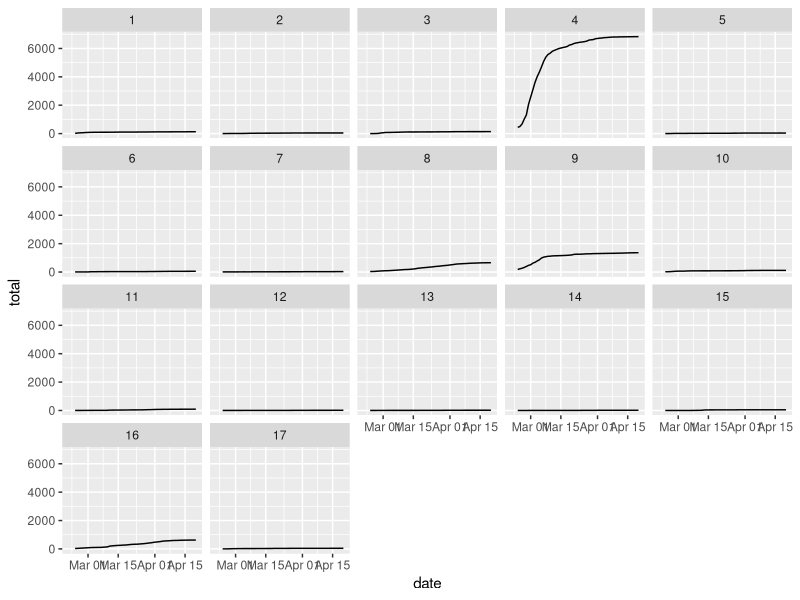
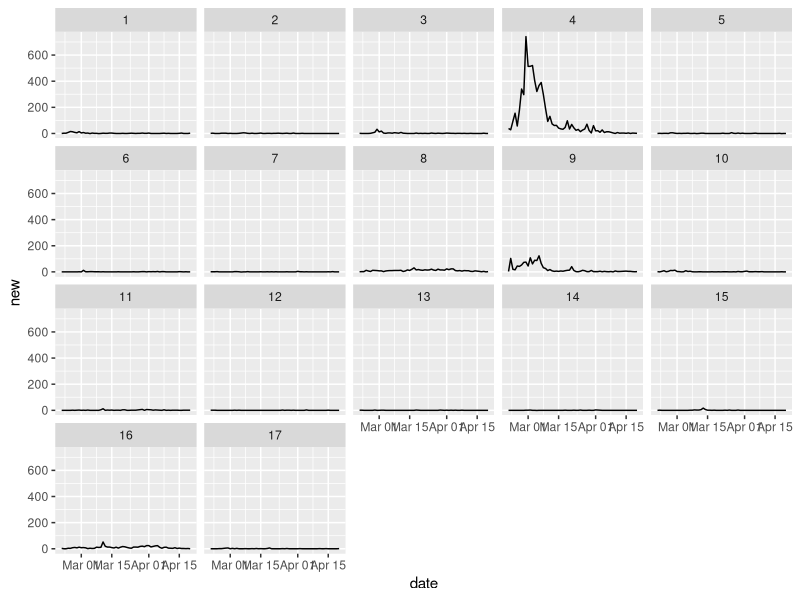

Write R code to recreate these figures, in order.
library(ggplot2)
library(tidyr)

#"total" in excel is "subtotal" under comfirmed cases = discharged + isolated + deceased 
# for e.g: subtotal = 427 in table 1 and 2 https://www.cdc.go.kr/board/board.es?mid=a30402000000&bid=0030 
# "new" in excel is not newly-found isolated cases (424), instead
# "new" in excel = "newly comifirmed" in table 2, is a sum of discharged + isolated + deceased

data <- read.csv("Covid19_KCDC_Geo.csv")
summary(data)
summary(data$location)
data$ID <- as.factor(data$ID)
summary(data$ID)
data$level <- rep(NA, 1114)

# add column level, city vs. province
for (i in 1:1114) {
           ifelse(data$ID[i]==1 || data$ID[i]==4 || data$ID[i]==5 || data$ID[i]==7 || 
                  data$ID[i]==11 || data$ID[i]==15 || data$ID[i]==16 ||data$ID[i]==17, 
                  data$level[i] <- "city", data$level[i] <- "province")
                  }

data$level <- as.factor(data$level)
summary(data$level)

# convert to date object
data$date <- as.Date(data$date)


# delete observations with time=16:00, as most obs w/ time= 0:00 and 
# it's closer to 9:00.
data1 <- data[data$time!= "16:00", ]

# delete observations from Airport
data2 <- data1[data1$ID!=0, ]
row.names(data2) <- 1:1020

# create a column to represent difference between row i and i-1
data2$diff <- c(NA, diff(data2$total))

# check if new (newly confirmed) is equal to diff in total
dv <- which(data2$new!= data2$diff)
dv # rows where new != diff, a few cases 
# [1]   5   6  69 190 191 219 245 249 250 305 425 485 486 491 785 786 905 906
# check these rows 
# not verified w/ KCDC website yet as of 08-25-2020, 
# it needs to check 6 notices (3 notices * 2 days) on KCDC for each occasion 
# consider use column diff for sensitivity test
dr <- data2[dv, ]


###plot to check for if values looks correct
p <- ggplot(data2, aes(x=date, y=total)) + 
  geom_line() +
  facet_wrap(~ID)
p

p1 <- ggplot(data2, aes(x=date, y=new)) + 
  geom_line() +
  facet_wrap(~ID)
p1
########check if total is non-decreasing
nd <-which(diff(data2$total)<0)
nd
# [1]  13  17 249 258 297 304 374 785 793
# the above 9 rows were checked and found to be conformed with original data source on KCDC
# so those days w/ new <0 are inherent errors from the original data source
# for one row listed above (17) from 2020-03-09 in Busan, 
# we can see total decreased to 96 from 97,
# check CDC website we found this note: "There was one deceased case in Busan, 
# but the local government in charge of the case changed from Busan to Gyeongbuk"
# (https://www.cdc.go.kr/board/board.es?mid=a30402000000&bid=0030&act=view&list_no=366490&tag=&nPage=33)
# This kind of mistake affects the day the mistake taken place 
# and the day it was corrected but dose NOT affect days in-between
# since we don't know when is the day the mistake happen, it won't be able to be corrected.


####### Check for NA
summary(data2$new)
summary(data2$total)
kna <- which(is.na(data2$total)) #every location missing 2-21 to 2-23

###### create t*i maxtrix for sts object
data3<-data2[ ,c(2,3,6)]
obs1 <- spread(data3, location, new)
saveRDS(obs1, file="obs1.RDS" )

